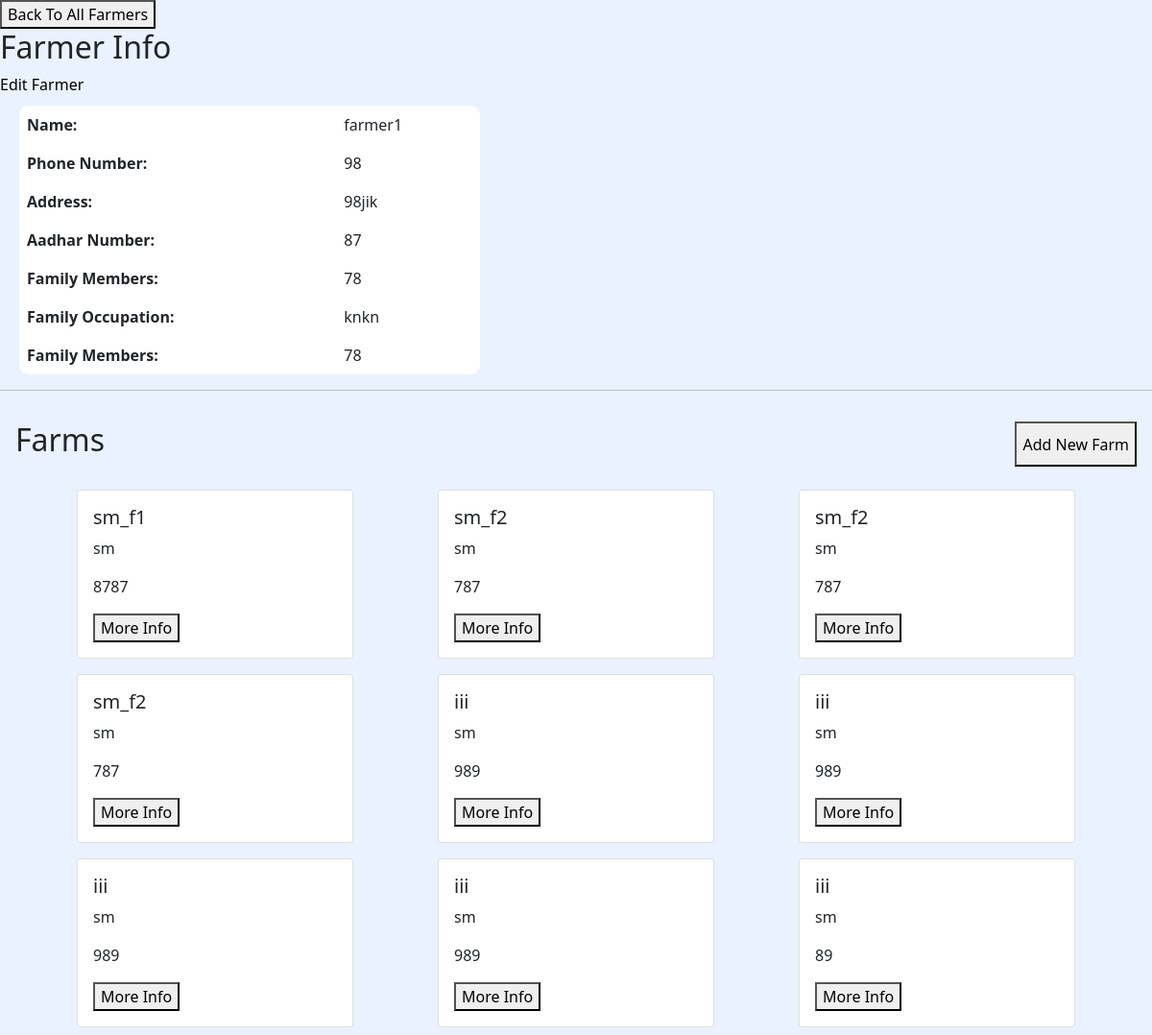
The page /farmer_details/farmer_id=1 on the database as committed earlier.
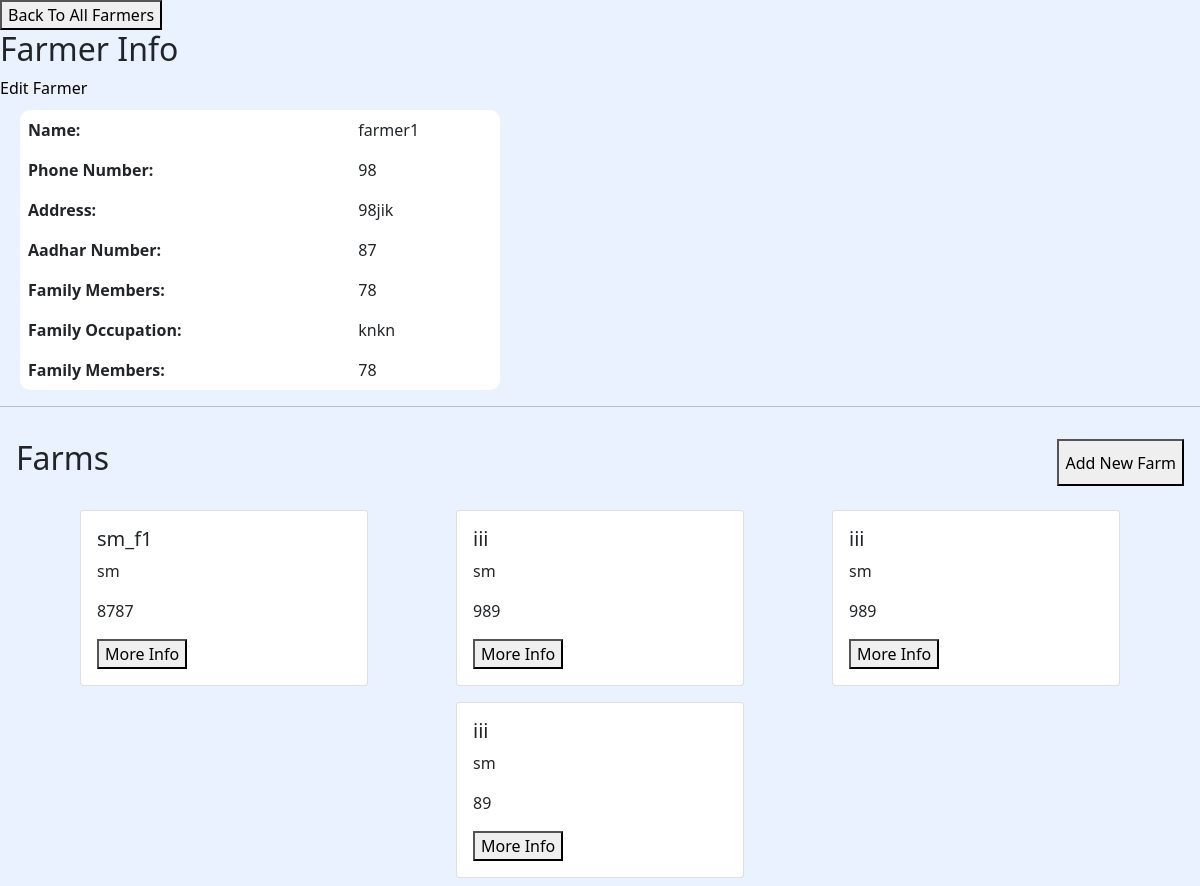
The same page on the database as committed later.
### adminaccess/models.py (models this page shows)
class Farmer(models.Model):
    name = models.CharField(max_length=50)
    phone_number = models.IntegerField()
    address = models.TextField()
    aadhar_number = models.IntegerField(blank=True, null=True)
    family_members = models.IntegerField(blank=True, null=True)
    family_occupation = models.CharField(max_length=50, blank=True, null=True)
    is_access = models.BooleanField(default=False)
    create_date = models.DateTimeField(auto_now_add=True)
    modified_date = models.DateTimeField(auto_now=True)

class Farm_info(models.Model):
    farmer_id = models.IntegerField()
    farm_nick_name = models.CharField(max_length=50, blank=True, null=True)
    farm_space = models.IntegerField(default=0)
    geo_location = models.CharField(max_length=50, blank=True, null=True)
    farm_village = models.CharField(max_length=50, blank=True, null=True)
    khata_no = models.CharField(max_length=50, blank=True, null=True)
    who_caretaker = models.CharField(max_length=50, blank=True, null=True)
    caretaker = models.CharField(max_length=50, blank=True, null=True)
    caretaker_phone_number = models.IntegerField(blank=True, null=True)
    soil_type = models.CharField(max_length=50, blank=True, null=True)
    water_source = models.CharField(max_length=50, blank=True, null=True)
    water_type = models.CharField(max_length=50, blank=True, null=True)
    water_season = models.CharField(max_length=50, blank=True, null=True)
    create_date = models.DateTimeField(auto_now_add=True)
    modified_date = models.DateTimeField(auto_now=True)

### adminaccess/views.py (the view)
# urls.py: path('farmer_details/farmer_id=<int:farmer_id>', views.farmer_details, name="farmer_details"),
def farmer_details(request,farmer_id):
    if request.method == 'POST':
        farm_info = Farm_info.objects.filter(farmer_id=farmer_id)
        farmer_info = Farmer.objects.filter(id=farmer_id)[0]
        data = {'farmer': farmer_id,
                'farm_info': farm_info,
                'farmer_info': farmer_info,
                }
        request.session['farmer_id'] = farmer_id
        print("farmer_details        farmer_id",farmer_id)
        return render(request, 'forms/farmer_details.html', data)
    else:
        print("farmer_details else farmer_id",farmer_id)
        farm_info = Farm_info.objects.filter(farmer_id=farmer_id)
        farmer_info = Farmer.objects.filter(id=farmer_id)[0]
        data = {'farmer': farmer_id,
                'farm_info': farm_info,
                'farmer_info': farmer_info,
                }
        request.session['farmer_id'] = farmer_id
        return render(request, 'forms/farmer_details.html', data)

### templates/forms/farmer_details.html (shortened to what this page needs)
<!DOCTYPE html>
<html lang="en">
<head>
    {% load static %}
    <link href="https://cdn.jsdelivr.net/npm/bootstrap@5.1.3/dist/css/bootstrap.min.css" rel="stylesheet">
    <link rel="stylesheet" href="{% static 'createuser.css' %}">
</head>
<body>
<div>
    <button><a href="{% url 'farmers' %}">Back To All Farmers</a></button>
</div>
    <h2>Farmer Info</h2>
    <table class="table table-borderless table-width-40 farmer_detail">
      <a href="/farmer_edit/farmer_id={{farmer_info.id}}">Edit Farmer</a>
        <tbody>
          <tr>
            <th scope="row">Name:</th>
            <td>{{farmer_info.name}}</td>
          </tr>
          <tr>
            <th scope="row">Phone Number:</th>
            <td>{{farmer_info.phone_number}}</td>
          </tr>
          <tr>
            <th scope="row">Address:</th>
            <td>{{farmer_info.address}}</td>
          </tr>
          <tr>
            <th scope="row">Aadhar Number:</th>
            <td>{{farmer_info.aadhar_number}}</td>
          </tr>
          <tr>
            <th scope="row">Family Members:</th>
            <td>{{farmer_info.family_members}}</td>
          </tr>
          <tr>
            <th scope="row">Family Occupation:</th>
            <td>{{farmer_info.family_occupation}}</td>
          </tr>
          <tr>
            <th scope="row">Family Members:</th>
            <td>{{farmer_info.family_members}}</td>
          </tr>
        </tbody>
      </table>
      <hr/>
      <div class="d-flex justify-content-between p-3">
        <div class="h2">Farms</div>
        <button><a href="{% url 'farm_info_reg' %}">Add New Farm</a></button>
    </div>
    <div class="d-flex justify-content-evenly flex-wrap">
    {% for farm in farm_info %}
      <div class="card m-2" style="width: 18rem;">
        <div class="card-body">
          <h5 class="card-title">{{farm.farm_nick_name}}</h5>
          <p class="card-text">{{farm.caretaker}}</p>
          <p class="card-text">{{farm.caretaker_phone_number}}</p>
            <button><a href="{% url 'farm_info' farm_id=farm.id%}">More Info</a></button>
        </div>
      </div>
      {% endfor %}
    </div>
</body>
</html>

### static/createuser.css (style rules this page uses)
body { background-color: rgb(235, 242, 255); }
a { color: black; text-decoration: none; }
.table-width-40 { width: 40%; }
.farmer_detail { background-color: white; border-radius: 10px; margin: 10px 20px; }

Rows that differ between the two databases and show on the page:
removed Farm_info: farm_nick_name "sm_f2", caretaker "sm", caretaker_phone_number "787"
removed Farm_info: farm_nick_name "sm_f2", caretaker "sm", caretaker_phone_number "787"
removed Farm_info: farm_nick_name "sm_f2", caretaker "sm", caretaker_phone_number "787"
removed Farm_info: farm_nick_name "iii", caretaker "sm", caretaker_phone_number "989"
removed Farm_info: farm_nick_name "iii", caretaker "sm", caretaker_phone_number "989"
